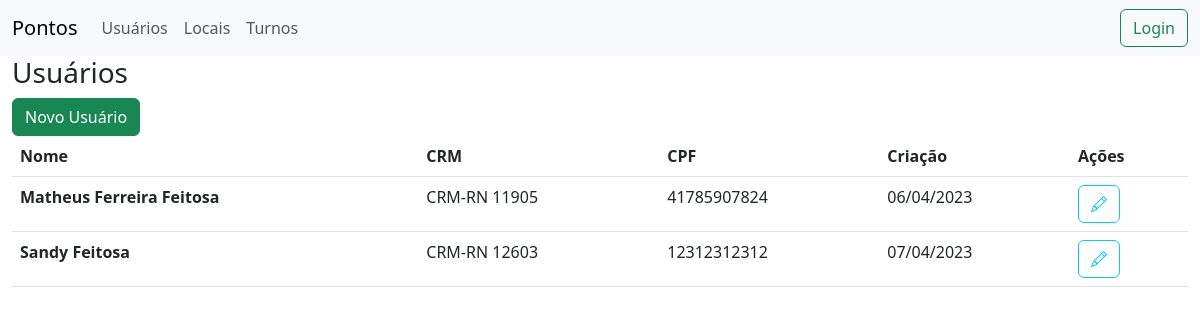
/profiles/, run on the app's committed database.
### profiles/models.py (models this page shows, shortened)
class Profile(models.Model):
    user = models.OneToOneField(
        User, on_delete=models.CASCADE,
        null=True,
        blank=True,
        verbose_name='Usuário',
    )
    id = models.UUIDField(
        default=uuid.uuid4,
        unique=True,
        primary_key=True,
        editable=False,
    )
    full_name = models.CharField(
        max_length=200,
        verbose_name='Nome completo',
    )
    cpf = models.CharField(
        max_length=11,
        editable=False,
        verbose_name='CPF',
    )
    crm_number = models.CharField(
        max_length=20,
        verbose_name='Número do CRM',
    )
    crm_state = models.CharField(
        max_length=2,
        choices=STATE_CHOICES,
        verbose_name='Estado do CRM',
    )
    created = models.DateTimeField(
        auto_now_add=True,
        editable=False,
        verbose_name='Data de criação',
    )

### profiles/views.py (the view)
# urls.py: path("", views.profiles, name="profiles"),
def profiles(request):
    profiles = Profile.objects.all()
    return render(request, 'profiles/profiles_list.html', {'profiles': profiles})

### templates/profiles/profiles_list.html (shortened to what this page needs)
{% extends "base.html" %}
{% block content %}
<h3>Usuários</h3>
<a href="{% url 'create_user' %}"
    class="btn btn-success">Novo Usuário</a>
<table class="table">
    <thead>
        <tr>
            <th scope="col">Nome</th>
            <th scope="col">CRM</th>
            <th scope="col">CPF</th>
            <th scope="col">Criação</th>
            <th scope="col">Ações</th>
        </tr>
    </thead>
    <tbody>
        {% for profile in profiles %}
        <tr>
            <th scope="row">{{profile.full_name}}</th>
            <td>CRM-{{profile.crm_state}} {{profile.crm_number}}</td>
            <td>{{profile.cpf}}</td>
            <td>{{profile.created|date:"d/m/Y"}}</td>
            <td>
                <form action="{% url 'edit_profile' profile.id %}"
                    method="get">
                    <button type="submit"
                        class="btn btn-outline-info">
                        <i class="bi bi-pencil"></i>
                    </button>
                </form>
            </td>
        </tr>
        {% endfor %}
    </tbody>
</table>
{% endblock content %}

### data on the page
Profile: full_name "Matheus Ferreira Feitosa", crm_state "RN", crm_number "11905", cpf "41785907824", created "06/04/2023"
Profile: full_name "Sandy Feitosa", crm_state "RN", crm_number "12603", cpf "12312312312", created "07/04/2023"
